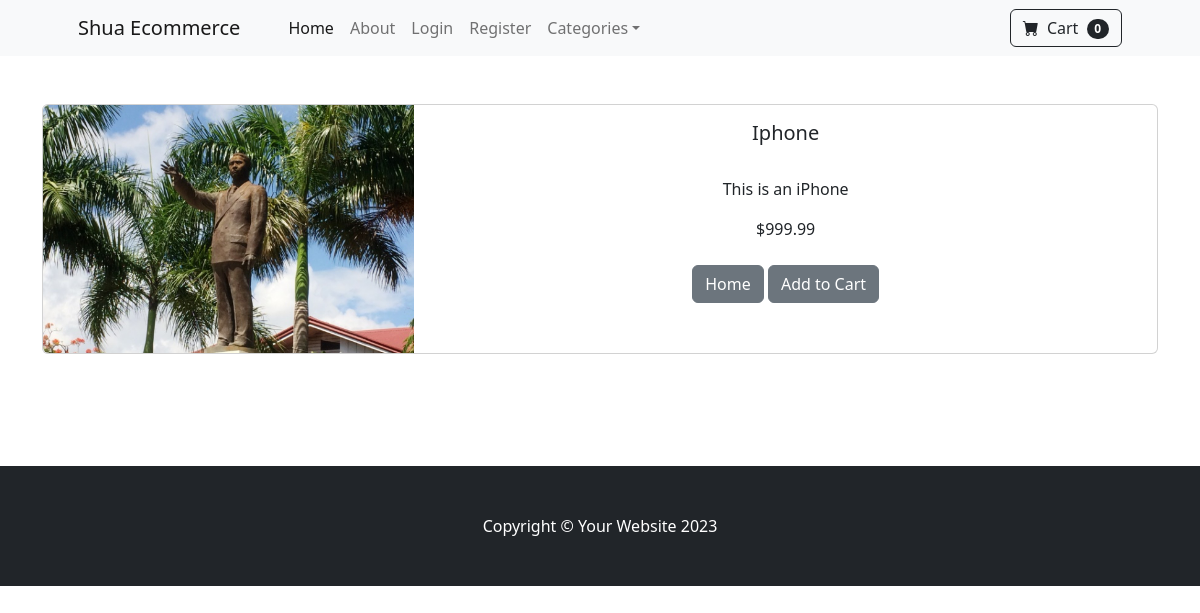
Page /product/1 on the committed database.
### store/models.py (models this page shows, shortened)
class Product(models.Model):
	name = models.CharField(max_length=100)
	price = models.DecimalField(default=0, decimal_places=2, max_digits=6)
	category = models.ForeignKey(Category, on_delete=models.CASCADE, default=1)
	description = models.CharField(max_length=250, default='', blank=True, null=True)
	image =  models.ImageField(upload_to='uploads/product/')
	is_sale = models.BooleanField(default=False)
	sale_price = models.DecimalField(default=0, decimal_places=2, max_digits=6)

### store/views.py (the view)
# urls.py: path('product/<int:pk>', views.product, name='product'),
def product(request, pk):
	categories = Category.objects.all()
	product = Product.objects.get(id=pk)
	return render(request, 'product.html', {'product': product, 'categories': categories})

### cart/context_processors.py (called while the page is built)
def cart(request):
	return {'cart': Cart(request)}

### store/templates/product.html (shortened to what this page needs)
{% extends 'base.html' %}
{% block content  %}
<div class="container">
	<br><br>
	<div class="card mb-3">
		<div class="row g-0">
			<div class="col-md-4">
				<img src="{{ product.image.url}}" class="img-fluid rounded-start" alt="...">
			</div>
			<div class="col-md-8">
			<div class="card-body">
			<center>
			<h5 class="card-title">{{product.name}}</h5>
			<br>
			<p class="card-text">{{product.description}} </p>
			{% if product.is_sale %}
				<div class="d-flex justify-content-center small text-warning mb-2">
					<div class = "bi-star-fill"></div>
					&nbsp;&nbsp;Sale!&nbsp;&nbsp;
					<div class = "bi-star-fill"></div>
				</div>
				 <strike>
				${{product.price}}
				 </strike>
				 &nbsp;
				 ${{product.sale_price}}
			{% else %}
				${{product.price}}
			{% endif %}
			<br><br>
			<a href=" {% url "home" %}" class="btn btn-secondary">Home</a>
			<button type="button" value="{{ product.id }}" class='btn btn-secondary' id='add-cart'>Add to Cart</button>
			</center>
			</div>
			</div>
		</div>
	</div>
</div>
<br><br><br><br>
{% endblock %}

### rows in the picture
Product: image (picture), name "Iphone", description "This is an iPhone", price "999.99"
